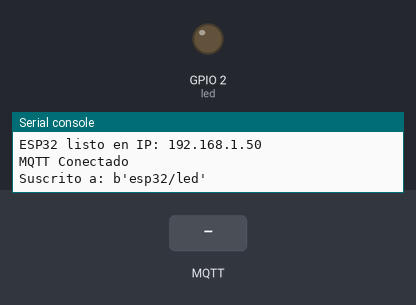
A program run on a simulated ESP32 board running MicroPython. Parts: output pins drawn as LEDs (lit = HIGH), the last lines printed to the serial console. Inputs (shaded band) come from the test bench. WiFi joins after 1.5 s; no MQTT or app messages arrive unless stated.

Above: at 2.8 s.
2.9 s: MQTT message "on" arrives on the first subscribed topic
At 3.4 s:
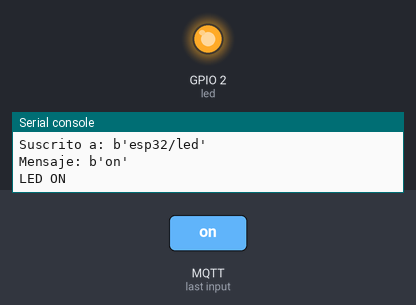
4.4 s: MQTT message "off" arrives on the first subscribed topic
At 5.9 s:
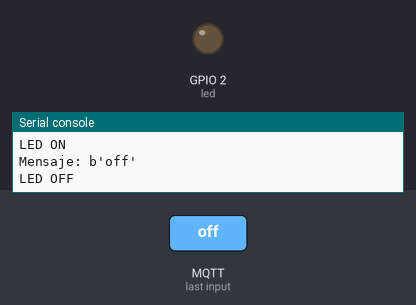
Timing chart, 0 to 7.4 s (numbered marks = the images above; inputs shaded):
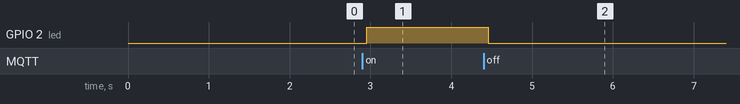

Measured:
- after the input at 2.9 s, GPIO 2 (led): LOW → HIGH after 0.06 s
- after the input at 4.4 s, GPIO 2 (led): HIGH → LOW after 0.06 s

The program:

main.py
```python
from machine import Pin
from umqtt.simple import MQTTClient
import time

# LED ya configurado en boot.py
led = Pin(2, Pin.OUT)

# MQTT
MQTT_BROKER = "192.168.0.101"  # IP de tu PC donde corre Mosquitto
MQTT_PORT = 1883
MQTT_TOPIC = b"esp32/led"
CLIENT_ID = "esp32_client"

def mqtt_callback(topic, msg):
    print('Mensaje:', msg)
    if msg == b"on":
        led.on()
        print("LED ON")
    elif msg == b"off":
        led.off()
        print("LED OFF")

def main():
    try:
        client = MQTTClient(CLIENT_ID, MQTT_BROKER, port=MQTT_PORT)
        client.set_callback(mqtt_callback)
        client.connect()
        print('MQTT Conectado')

        client.subscribe(MQTT_TOPIC)
        print('Suscrito a:', MQTT_TOPIC)

        while True:
            client.check_msg()
            time.sleep(0.1)

    except Exception as e:
        print('Error:', e)
        time.sleep(5)
        main()  # Reintentar conexión

# Iniciar programa
if __name__ == '__main__':
    main()
```

boot.py
```python
from machine import Pin
import network
import time

# LED
led = Pin(2, Pin.OUT)

# WiFi
WIFI_SSID = "FABRICA"
WIFI_PASSWORD = "Carol2023@"

def wifi_connect():
    wlan = network.WLAN(network.STA_IF)
    wlan.active(True)

    if not wlan.isconnected():
        print('Conectando a:', WIFI_SSID)
        wlan.connect(WIFI_SSID, WIFI_PASSWORD)
        while not wlan.isconnected():
            print('.', end='')
            time.sleep(0.5)

    print('\nConectado!')
    print('IP:', wlan.ifconfig()[0])
    return wlan.ifconfig()[0]

# Iniciar conexión WiFi
try:
    ip = wifi_connect()
    print('ESP32 listo en IP:', ip)
except Exception as e:
    print('Error de conexión:', e)
```
